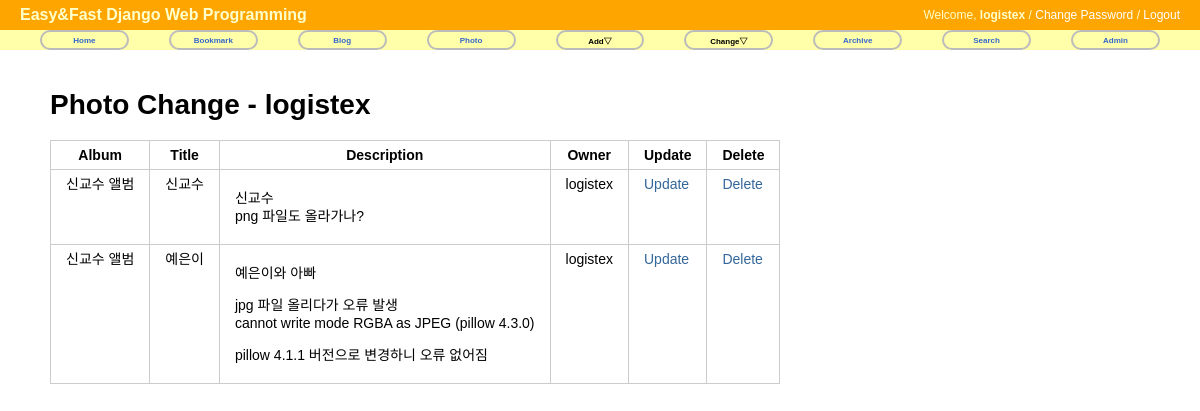
The app's page /photo/photo/change/ (signed in) with its own data.
### photo/models.py (models this page shows, shortened)
@python_2_unicode_compatible
class Photo(models.Model):
    album = models.ForeignKey(Album)
    title = models.CharField(max_length=50)
    image = ThumbnailImageField(upload_to='photo/%Y/%m')
    description = models.TextField('Photo Description', blank=True)
    upload_date = models.DateTimeField('Upload Date', auto_now_add=True)
    owner = models.ForeignKey(User, null=True)
    class Meta:
        ordering = ['title']

@python_2_unicode_compatible
class Album(models.Model):
    name = models.CharField(max_length=50)
    description = models.CharField('One Line Description', max_length=100, blank=True)
    owner = models.ForeignKey(User, null=True)
    class Meta:
        ordering = ['name']
    def __str__(self):
        return self.name

### photo/views.py (the view)
class PhotoChangeLV(LoginRequiredMixin, ListView):
    template_name = 'photo/photo_change_list.html'
    def get_queryset(self):
        return Photo.objects.filter(owner=self.request.user)

### photo/templates/photo/photo_change_list.html (shortened to what this page needs)
{% extends "base.html" %}
{% block content %}
<div id="content">
    <h1>Photo Change - {{user}}</h1>
    <table class="change-list">
        <tr>
            <th>Album</th>
            <th>Title</th>
            <th>Description</th>
            <th>Owner</th>
            <th>Update</th>
            <th>Delete</th>
        </tr>
        {% for item in object_list %}
        <tr>
            <td>{{ item.album }}</td>
            <td>{{ item.title }}</td>
            <td>{{ item.description|linebreaks }}</td>
            <td>{{ item.owner }}</td>
            <td><a href="{% url 'photo:photo_update' item.id %}">Update</a></td>
            <td><a href="{% url 'photo:photo_delete' item.id %}">Delete</a></td>
        </tr>
        {% endfor %}
    </table>
</div>
{% endblock %}

### templates/base.html (shortened to what this page needs)
<!DOCTYPE html>
<html lang="ko">
<head>
{% load staticfiles %}
<link rel="stylesheet" type="text/css" href="{% block stylesheet %}{% static "css/base.css" %}{% endblock %}" />
<link rel="stylesheet" type="text/css" href="{% block extrastyle %}{% endblock %}" />
</head>
<body>
<div id="header">
    <h2 class="maintitle">Easy&amp;Fast Django Web Programming</h2>
    {% if user.is_active %}
    <h4 class="welcome">Welcome,
                <strong>{% firstof user.get_short_name user.get_username %}</strong> /
                <a href="{% url 'password_change' %}">Change Password</a> /
                <a href="{% url 'logout' %}">Logout</a>
    </h4>
    {% else %}
    <h4 class="welcome">Welcome, Anonymous /
                <a href="{% url 'login' %}">Login</a> /
                <a href="{% url 'register' %}">Register</a>
    </h4>
    {% endif %}
</div>
<div id="menu">
    <li><a href="{% url 'home' %}">Home</a></li>
    <li><a href="{% url 'bookmark:index' %}">Bookmark</a></li>
    <li><a href="{% url 'blog:index' %}">Blog</a></li>
    <li><a href="{% url 'photo:index' %}">Photo</a></li>
    <li>Add&bigtriangledown;
    </li>
    <li>Change&bigtriangledown;
    </li>
    <li><a href="{% url 'blog:post_archive' %}">Archive</a></li>
    <li><a href="{% url 'blog:search' %}">Search</a></li>
    <li><a href="{% url 'admin:index' %}">Admin</a></li>
</div>
{% block content %}{% endblock %}
</body>
</html>

### static/css/base.css (style rules this page uses)
body { font-family: "Lucida Grande", Verdana, Arial, sans-serif; font-size: 14px; }
div#header { position: absolute; top: 0px; left: 0px; height: 30px; width: 100%; display: table; background: orange; }
div#menu { position: absolute; top: 30px; left: 0px; height: 20px; width: 100%; display: table; table-layout: fixed; border-spacing: 40px 0px; background: #ffa; font-size: 8px; }
div#content { position: absolute; top: 70px; left: 50px; right: 50px; }
.maintitle { display: table-cell; vertical-align: middle; padding-left: 20px; color: #ffc; font-weight: bold; font-size: 16px; }
.welcome { display: table-cell; vertical-align: middle; text-align: right; padding-right: 20px; color: #ffc; font-weight: normal; font-size: 12px; }
.welcome a:link, .welcome a:visited { color: white; }
div#menu a:link, div#menu a:visited { color: #36c; }
div#menu > li { display: table-cell; vertical-align: middle; border: 2px solid #bbb; border-radius: 25px; text-align: center; font-weight: bold; }
a:link, a:visited { color: #369; text-decoration: none; }
table { border-collapse: collapse; }
td, th { line-height: 18px; border-bottom: 1px solid #eee; vertical-align: top; padding: 5px 15px; font-family: "Lucida Grande", Verdana, Arial, sans-serif; }
table.change-list, table.change-list th, table.change-list td { border: 1px solid #ccc; }

### records on screen
Photo: album "신교수 앨범", title "신교수", description "신교수 png 파일도 올라가나?", owner "logistex"
Photo: album "신교수 앨범", title "예은이", description "예은이와 아빠 jpg 파일 올리다가 오류 발생 cannot write mode RGBA as JPEG (pillow 4.3.0) pillow 4.1.1 버전으로 변경하니 오류 없어짐", owner "logistex"

### other values on screen
{{ user }} "logistex"
